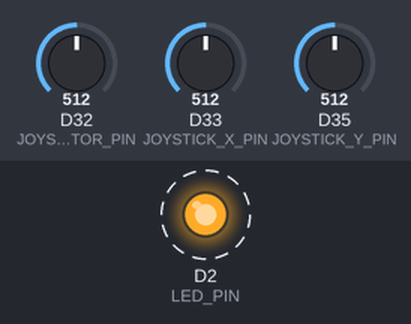
Bench run of a sketch on a simulated Arduino Due. Parts: output pins drawn as LEDs (lit = HIGH). Dashed ring = blinking. The inputs (shaded band) are chosen by the test bench; at power-on: D32 (JOYSTICK_MOTOR_PIN) = 512, D33 (JOYSTICK_X_PIN) = 512, D35 (JOYSTICK_Y_PIN) = 512 (analog values on the 0–1023 scale). No radio packets arrive unless stated; what the sketch prints to the serial monitor is not drawn.

Above: at 0.2 s.
Timing chart, 0 to 3.0 s (numbered marks = the images above):
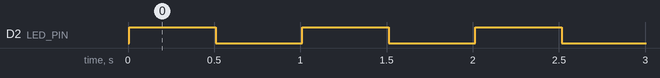

The sketch:

transmitter.ino
```cpp
#include <SPI.h>
#include <nRF24L01.h>
#include <RF24.h>

// Define the ADC pins connected to the joystick
#define JOYSTICK_X_PIN 33
#define JOYSTICK_Y_PIN 35
#define JOYSTICK_MOTOR_PIN 32

#define LED_PIN 2

RF24 radio(16, 17); // (CE, CSN)
const byte address[6] = "00001";
int led_blink = 0;

struct MyData
{
  int x;
  int y;
  int motorPower;
};
MyData data;

int mapJoystickValues(int rawValor)
{
	if (rawValor > 4050)
	{
		rawValor = 90;
	}
	else if (rawValor > 2800)
	{
		rawValor = 45;
	}
	else if (rawValor > 1700)
	{
		rawValor = 0;
	}
	else if (rawValor > 50)
	{
		rawValor = -45;
	}
	else
	{
		rawValor = -90;
	}

	return rawValor;
}

void setup() {
  // Initialize serial communication for debugging
  Serial.begin(115200);

  // Configure the ADC to use 12-bit resolution and default reference voltage
  analogReadResolution(12);

  // Set the joystick pins as inputs
  pinMode(JOYSTICK_X_PIN, INPUT);
  pinMode(JOYSTICK_Y_PIN, INPUT);

  pinMode(LED_PIN, OUTPUT);

  if (!radio.begin()) {
    Serial.println(F("radio hardware is not responding!!"));
    while (1) {}  // hold in infinite loop
  }
  radio.setPALevel(RF24_PA_LOW);
  radio.setPayloadSize(sizeof(data));
  radio.openWritingPipe(address);
  radio.stopListening();
}

void loop() {
  // Read the joystick values
  int xValue = analogRead(JOYSTICK_X_PIN);
  int yValue = analogRead(JOYSTICK_Y_PIN);
  int motorValue = analogRead(JOYSTICK_MOTOR_PIN);


  // Map the joystick values to a range of -100 to 100 for easier use
  int xMapped = mapJoystickValues(xValue);
  int yMapped = mapJoystickValues(yValue);
  int motorMapped = map(motorValue, 1800, 4095, 0, 180);

  if(motorMapped <= 0){
    motorMapped = 0;
  }

  data.x = xMapped;
  data.y = yMapped;
  data.motorPower = motorMapped;

  // Output the joystick values over serial
  Serial.print("X: ");
  Serial.print(xMapped);
  Serial.print(", Y: ");
  Serial.print(yMapped);
  Serial.print(", Motor: ");
  Serial.println(motorMapped);

  bool report = radio.write(&data, sizeof(data));

    if (report) {
        switch(led_blink){
          case 0:
            digitalWrite(LED_PIN, HIGH);
            led_blink = 1;
            break;
          case 1:
            digitalWrite(LED_PIN, LOW);
            led_blink = 0;
            break;
        }
    } else {
      Serial.println(F("Transmission failed or timed out"));  // payload was not delivered
    }

  // Wait for a short time before reading again
  delay(500);
}
```

Measured:
- by itself, D2 (LED_PIN): alternates HIGH for 0.50 s and LOW for 0.50 s
